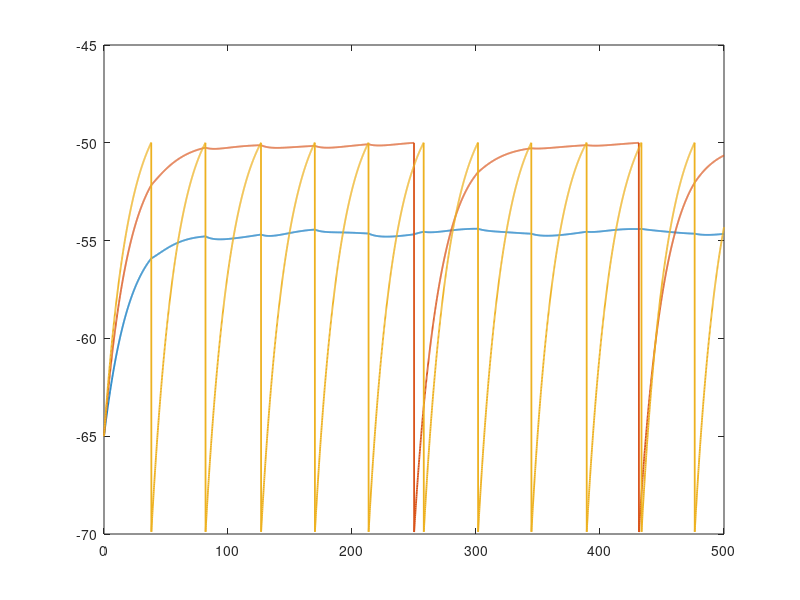

The MATLAB script that drew this image: (Note: this script raises an error after producing the figure.)
%% 3-Neuron Leaky Integrate-and-Fire (LIF) Network
% Simple time-stepped LIF simulation with recurrent synapses and Hebbian learning.

clear; clc; close all;

%% Parameters
N = 3;
T = 500;                  % ms
dt = 0.1;                 % ms
time = 0:dt:T;
nSteps = numel(time);

% Membrane parameters
tau_m = 20;               % ms
V_rest = -65;             % mV
V_reset = -70;            % mV
V_th = -50;               % mV

% Synapse/input parameters
tau_syn = 10;             % ms
I_ext = [10.5; 15.0; 17.5];
I_osc_amp = [0.20; 0.10; 0.15];
I_osc_freq = [8; 5; 7];   % Hz

% Connectivity: W(post, pre)
W = [0.00,  0.60, -1.00;
     0.50,  0.00, -0.90;
     0.40,  0.35,  0.00];

% Hebbian learning (always enabled)
eta = 0.015;
traceTau = 30;            % ms
weightDecay = 0.0003;
W_max_exc = 1.5;
W_min_inh = -1.5;

%% State Initialization
V = V_rest * ones(N,1);
s = zeros(N,1);
preTrace = zeros(N,1);

V_hist = zeros(N, nSteps);
spikes = zeros(N, nSteps);
W_hist = zeros(N, N, nSteps);

V_hist(:,1) = V;
W_hist(:,:,1) = W;

%% Simulation Loop (Euler method)
for k = 2:nSteps
    % External drive: baseline + small oscillation
    I_t = I_ext + I_osc_amp .* sin(2*pi*I_osc_freq*(time(k)/1000));

    % LIF membrane ODE:
    % dV/dt = (-(V - V_rest) + I_t + W*s)/tau_m
    V = V + dt * (-(V - V_rest) + I_t + W*s) / tau_m;
    V_for_plot = V;  % keep pre-reset value so threshold crossing is visible

    % Spike + reset
    fired = V >= V_th;
    spikes(:,k) = fired;
    V(fired) = V_reset;

    % Synaptic activity and presynaptic trace (both decay + spike jump)
    s = s + dt * (-s / tau_syn);
    s(fired) = s(fired) + 1;

    preTrace = preTrace + dt * (-preTrace / traceTau);
    preTrace(fired) = preTrace(fired) + 1;

    % Hebbian update: strengthen when post spikes and pre was recently active
    W = W + eta * (spikes(:,k) * preTrace') - weightDecay * W;

    % Keep excitatory/inhibitory sign constraints
    W(:, 1:2) = min(max(W(:, 1:2), 0), W_max_exc);  % presynaptic neurons 1,2 are excitatory
    W(:, 3) = max(min(W(:, 3), 0), W_min_inh);      % presynaptic neuron 3 is inhibitory

    % No self-connections
    W(1:N+1:end) = 0;

    V_hist(:,k) = V_for_plot;
    W_hist(:,:,k) = W;
end

%% Plot 1: Membrane Potentials
figure('Name','Membrane Potentials','Color','w');
plot(time, V_hist(1,:), 'LineWidth', 1.3); hold on;
plot(time, V_hist(2,:), 'LineWidth', 1.3);
plot(time, V_hist(3,:), 'LineWidth', 1.3);
yline(V_th, '--k', 'Threshold', 'LineWidth', 1.0);
xlabel('Time (ms)');
ylabel('Membrane Potential V (mV)');
title('3-Neuron LIF Network: Membrane Potentials');
legend({'Neuron 1','Neuron 2','Neuron 3','Threshold'}, 'Location','best');
ylim([V_reset -45]);
grid on;

%% Plot 2: Spike Raster
figure('Name','Spike Raster','Color','w');
hold on;
for i = 1:N
    spikeTimes = time(spikes(i,:) == 1);
    plot(spikeTimes, i*ones(size(spikeTimes)), 'k.', 'MarkerSize', 10);
end
xlabel('Time (ms)');
ylabel('Neuron Index');
title('Spike Raster Plot');
yticks(1:N);
ylim([0.5, N+0.5]);
grid on;

%% Plot 3: Weight Evolution
figure('Name','Synaptic Weights Over Time','Color','w');
hold on;
plot(time, squeeze(W_hist(1,2,:)), '-',  'LineWidth', 1.2);
plot(time, squeeze(W_hist(1,3,:)), '--', 'LineWidth', 1.2);
plot(time, squeeze(W_hist(2,1,:)), ':',  'LineWidth', 1.2);
plot(time, squeeze(W_hist(2,3,:)), '-.', 'LineWidth', 1.2);
plot(time, squeeze(W_hist(3,1,:)), '-',  'LineWidth', 1.2);
plot(time, squeeze(W_hist(3,2,:)), '--', 'LineWidth', 1.2);

xlabel('Time (ms)');
ylabel('Weight Value');
title('Synaptic Weight Evolution (Hebbian Learning Enabled)');
legend({'W(1 <- 2)','W(1 <- 3)','W(2 <- 1)','W(2 <- 3)','W(3 <- 1)','W(3 <- 2)'}, 'Location','eastoutside');
grid on;
